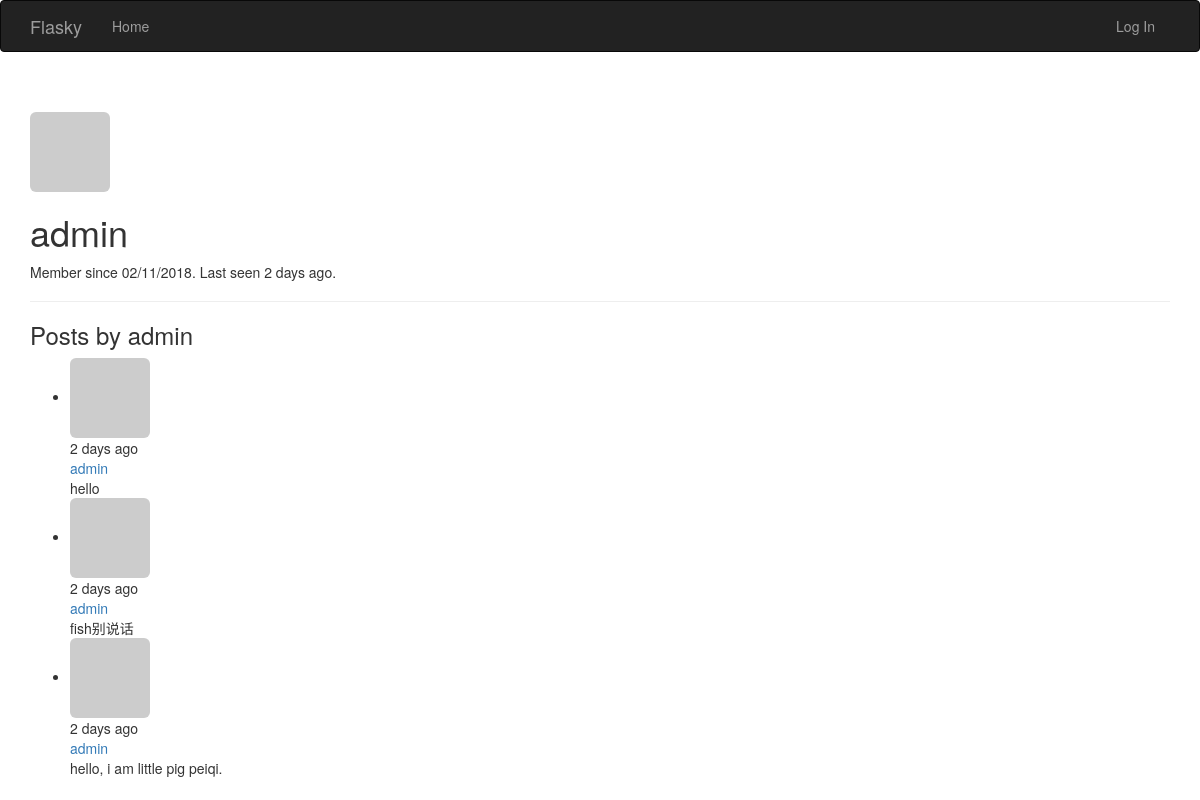
The app's page /user/admin, older data.
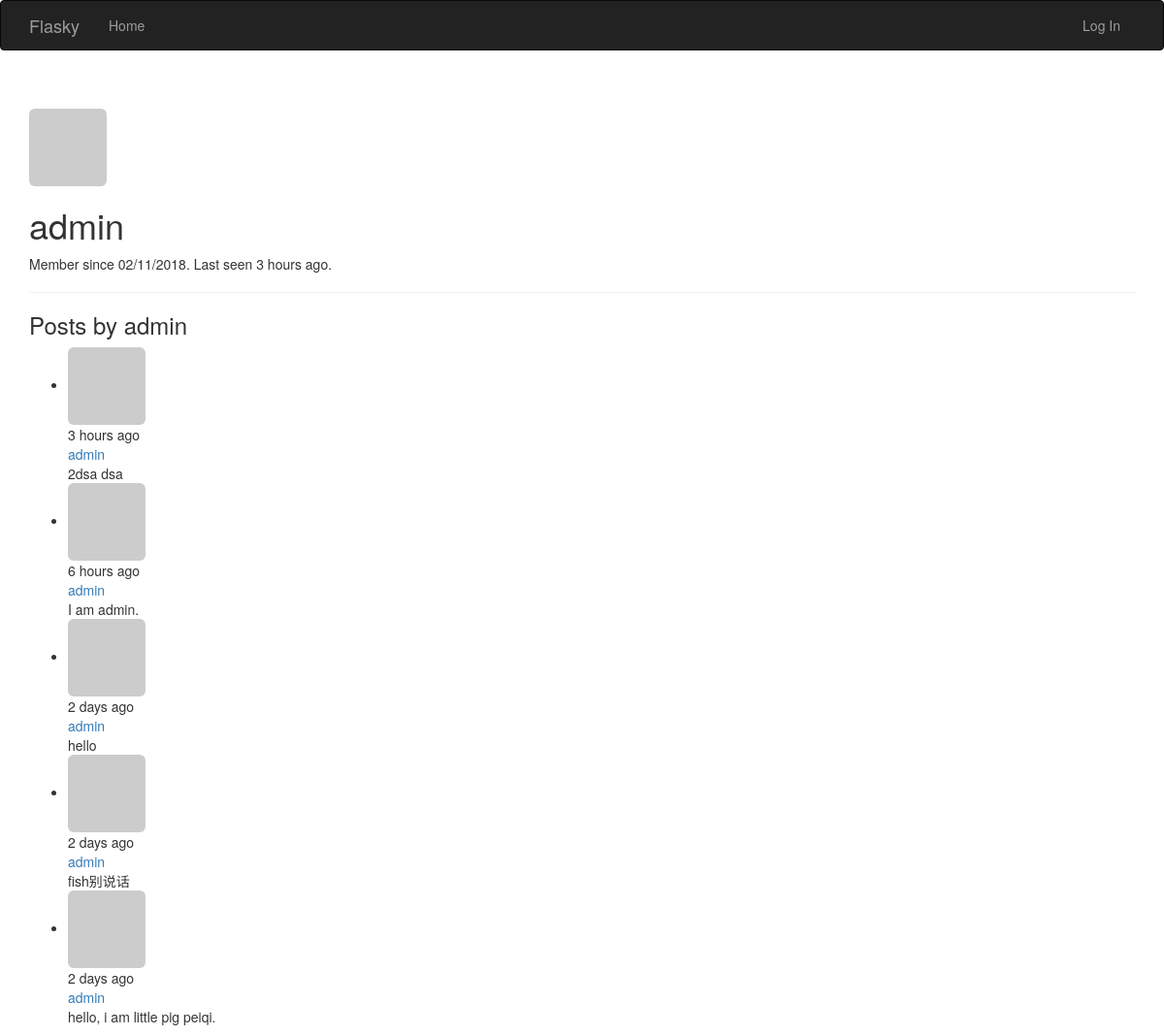
The same page, newer data.
### app/models.py (models this page shows, shortened)
class User(UserMixin, db.Model):
    __tablename__ = 'users'
    id = db.Column(db.Integer, primary_key=True)
    username = db.Column(db.String(64), unique=True, index=True)
    role_id = db.Column(db.Integer, db.ForeignKey('roles.id'))
    password_hash = db.Column(db.String(128))
    email = db.Column(db.String(64), unique=True, index=True)
    posts = db.relationship('Post', backref = 'author', lazy = 'dynamic')
    avatar_hash = db.Column(db.String(32))
    name = db.Column(db.String(64))#real name
    location = db.Column(db.String(64))
    about_me = db.Column(db.Text())
    member_since = db.Column(db.DateTime(), default=datetime.utcnow)
    last_seen = db.Column(db.DateTime(), default=datetime.utcnow)
    avatar = db.Column(db.String(128), default=None)
    def gravatar_hash(self):
        return hashlib.md5(self.email.lower().encode('utf-8')).hexdigest()
    def gravatar(self, size=100, default='identicon', rating='g'):
        url = 'https://secure.gravatar.com/avatar'
        hash = self.avatar_hash or self.gravatar_hash()
        return '{url}/{hash}?s={size}&d={default}&r={rating}'.format(
            url=url, hash=hash, size=size, default=default, rating=rating)
    @property
    def password(self):
        raise AttributeError('password is not a readable attribute')

class Post(db.Model):
    __tablename__ = 'posts'
    id = db.Column(db.Integer, primary_key=True)
    body = db.Column(db.Text)
    timestamp = db.Column(db.DateTime, index=True, default=datetime.utcnow)
    author_id = db.Column(db.Integer, db.ForeignKey('users.id'))

### app/main/views.py (the view)
@main.route('/user/<username>')
def user(username):
    user = User.query.filter_by(username=username).first_or_404()
    posts = user.posts.order_by(Post.timestamp.desc()).all()
    return render_template('user.html',user=user, posts=posts)

### app/auth/views.py (called while the page is built)
@auth.before_app_request
def before_request():
    if current_user.is_authenticated:
        current_user.ping()

### app/main/__init__.py (called while the page is built)
@main.app_context_processor
def inject_permissions():
    return dict(Permission=PERMISSION)

### app/models.py (called while the page is built)
    def is_administrator(self):
        return False

### app/templates/user.html (shortened to what this page needs)
{% extends "base.html" %}
{% block page_content %}
<div class="page-header">
    {% if user.avatar %}
    <img class="img-rounded profile=tunmbnail" src="{{ user.avatar }}">
    {% else %}
    <img class="img-rounded profile-thumbnail" src="{{ user.gravatar(size=256) }}">
    {% endif %}
    <div class="profile-header">
        <h1>{{ user.username }}</h1>
        <p>Member since {{ moment(user.member_since).format('L') }}.
            Last seen {{ moment(user.last_seen).fromNow() }}.
        </p>
    </div>
</div>
    <h3>Posts by {{ user.username }}</h3>
    {% include '_posts.html' %}
{% endblock %}

### app/templates/base.html (shortened to what this page needs)
{% extends "bootstrap/base.html" %}
{% block head %}
{{ super() }}
{% endblock %}
{% block navbar %}
<div class="navbar navbar-inverse" role="navigation">
    <div class="container">
        <div class="navbar-header">
            <a class="navbar-brand" href="/">Flasky</a>
        </div>
        <div class="navbar-collapse collapse">
            <ul class="nav navbar-nav">
                <li><a href="/">Home</a></li>
            </ul>
            <ul class="nav navbar-nav navbar-right">
                {% if current_user.is_authenticated %}
                    <li><a href="{{ url_for('main.user', username=current_user.username) }}">{{ current_user.username }}</a></li>
                    <li><a href="{{ url_for('auth.logout') }}">Log Out</a></li>
                {% else %}
                    <li><a href="{{ url_for('auth.login') }}">Log In</a> </li>
                {% endif %}
            </ul>
        </div>
    </div>
</div>
{% endblock %}
{% block content %}
<div class="container">
    {% block page_content %}{% endblock %}
</div>
{% endblock %}

### app/templates/_posts.html
<ul class="posts">
    {% for post in posts %}
    <li class="post">
        <div class="post-thumbnail">
            <a href="{{ url_for('.user', username=post.author.username) }}">
                <img class="img-rounded profile-thumbnail" src="{{ post.author.gravatar(size=40) }}">
            </a>
        </div>
        <div class="post-content">
            <div class="post-date">{{ moment(post.timestamp).fromNow() }}</div>
            <div class="post-author"><a href="{{ url_for('.user', username=post.author.username) }}">{{ post.author.username }}</a></div>
            <div class="post-body">{{ post.body }}</div>
        </div>
    </li>
    {% endfor %}
</ul>

Row changes from the older to the newer data that the page shows:
changed User "admin": last_seen "2 days ago" → "3 hours ago"
added Post: timestamp "3 hours ago", author.username "admin", body "2dsa dsa"
added Post: timestamp "6 hours ago", author.username "admin", body "I am admin."
